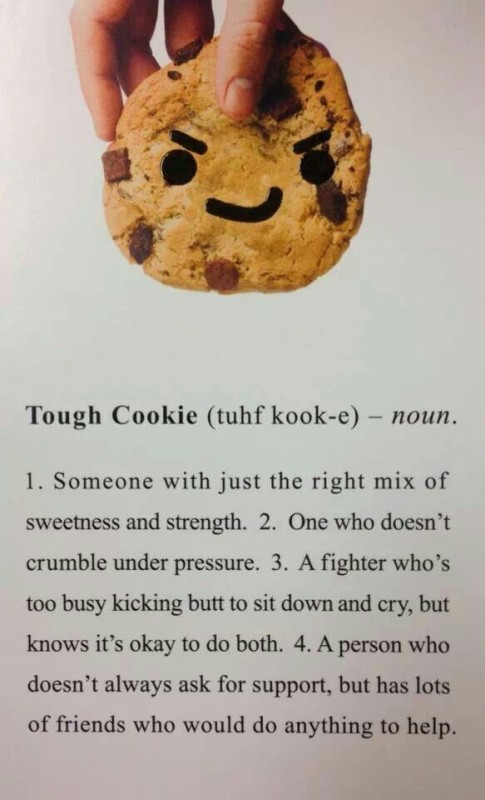
#> input picture day03/img1.jpeg, 485 x 800 px
$ jupyter execute --allow-errors 'Day 3 - OCR with PyTesseract.ipynb'
#> lines starting #> are read from the running program, lines starting #| are printed output that depends on the picture
# PyTesseract

Pytesseract is an optical character recognition (OCR) tool for Python. It can be used to recognize text in images, such as scanned documents or photos. It is based on the Tesseract OCR engine, which is one of the most accurate and widely-used OCR engines in the world. Pytesseract is a wrapper for Tesseract, which allows it to be used in a Python environment. It is an open-source tool, which means it is freely available for anyone to use.

Pytesseract is able to recognize the difference between text and tables in images. It uses advanced algorithms to identify patterns in the pixels of the image, and can differentiate between different types of text, such as regular text, table data, and even text that is part of a diagram or chart.

Pytesseract should still be able to detect text in images even if the lines are crooked. It uses advanced algorithms to identify patterns in the pixels of the image, and is able to recognize text regardless of its orientation or alignment.

[cell 1]
import pytesseract
from PIL import Image

## Detect Text from a perfect suited image

[cell 2]
# load image I've found at google
# http://img.picturequotes.com/2/663/662503/tough-cookie-quote-3-picture-quote-1.jpg
image = Image.open('./img1.jpeg')
#> image is the input picture: PIL image 485x800 RGB; mean R, G, B 180.7, 169.6, 156.9

[cell 3]
image

#> (a cell that did not finish here is left out)

#> (a cell that did not finish here is left out)

## Detect Text from a more realistic szenario

### Version 1 - Using the Raw image

[cell 6]
# load image I've found at google
# https://i.pinimg.com/originals/a8/2d/7c/a82d7c895657ca7e3e76ced267ac78d3.jpg
image = Image.open('./img2.jpeg')
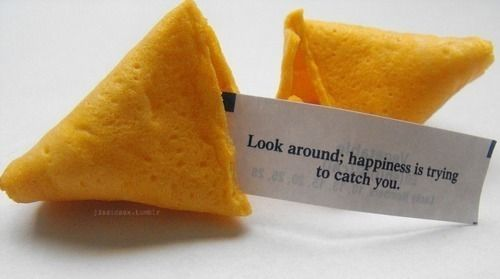
#> input picture day03/img2.jpeg, 500 x 279 px
#> image is the input picture: PIL image 500x279 RGB; mean R, G, B 182.6, 157.4, 124.5

[cell 7]
image

#> (a cell that did not finish here is left out)

#> (a cell that did not finish here is left out)

**This is a bad performance!**

Let's try to help tesseract a bit and crop the image first

### Version 2 - Crop the image

[cell 10]
image = Image.open('./img2_cropped.png')
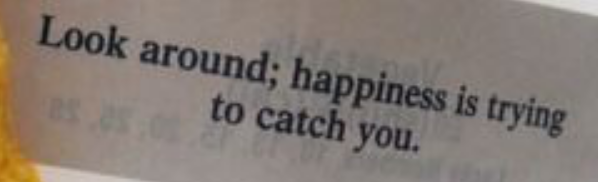
#> input picture day03/img2_cropped.png, 598 x 182 px
#> image is the input picture: PIL image 598x182 RGBA; mean R, G, B, A 131.7, 121.8, 115.2, 255

[cell 11]
image

#> (a cell that did not finish here is left out)

#> (a cell that did not finish here is left out)

Lol - still super bad! Let's help pytesseract a little bit more and pre-process the image to remove any background noise or clutter that may interfere with the recognition process.

### Version 3 - play with some preprocessing

[cell 14]
# Since I was doing try and error, not every import will be used.
# but I'll keep them here for remembering them when I ever read that notebook again.
from PIL import Image, ImageFilter, ImageEnhance, ImageDraw
import math

[cell 15]
image = Image.open('./img2_cropped.png')

# increase contrast
contrast = ImageEnhance.Contrast(image)
image = contrast.enhance(1.8)
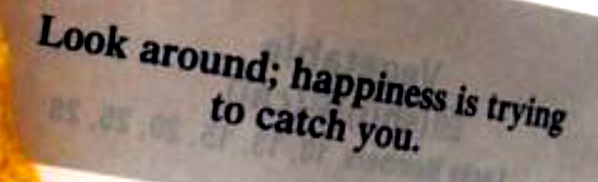
#> image: PIL image 598x182 RGBA; mean R, G, B, A 138.2, 120.6, 109.3, 255

[cell 16]
image

#> (a cell that did not finish here is left out)

#> (a cell that did not finish here is left out)

Hm ... it's still a bad performance, even if it's much clearer now.
Let's try to adjust the text alignment.

### Version 4 - try to realign the text

[cell 19]
image = Image.open('./img2_cropped.png')

image = image.rotate(6.9)
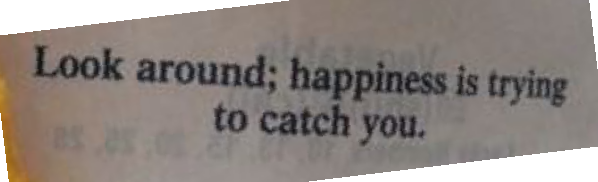
#> image: PIL image 598x182 RGBA; mean R, G, B, A 115.8, 107.4, 102.5, 229.1; transparent parts drawn white

[cell 20]
contrast = ImageEnhance.Contrast(image)
image = contrast.enhance(1.6)
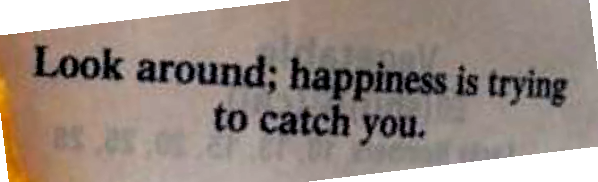
#> image: PIL image 598x182 RGBA; mean R, G, B, A 126.4, 113.1, 105.2, 229.1; transparent parts drawn white
